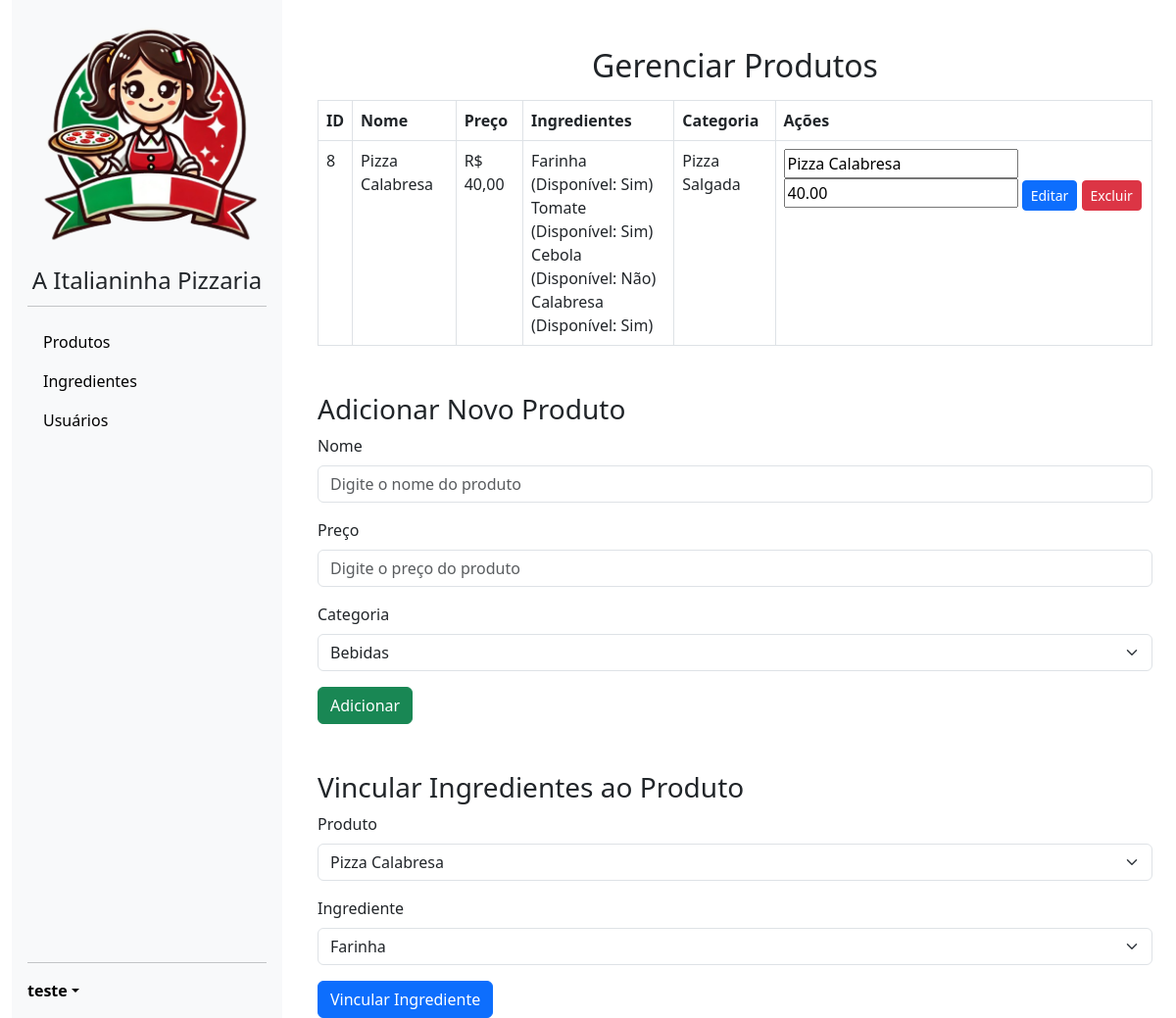
The page /produtos.php (signed in) on the database as committed earlier.
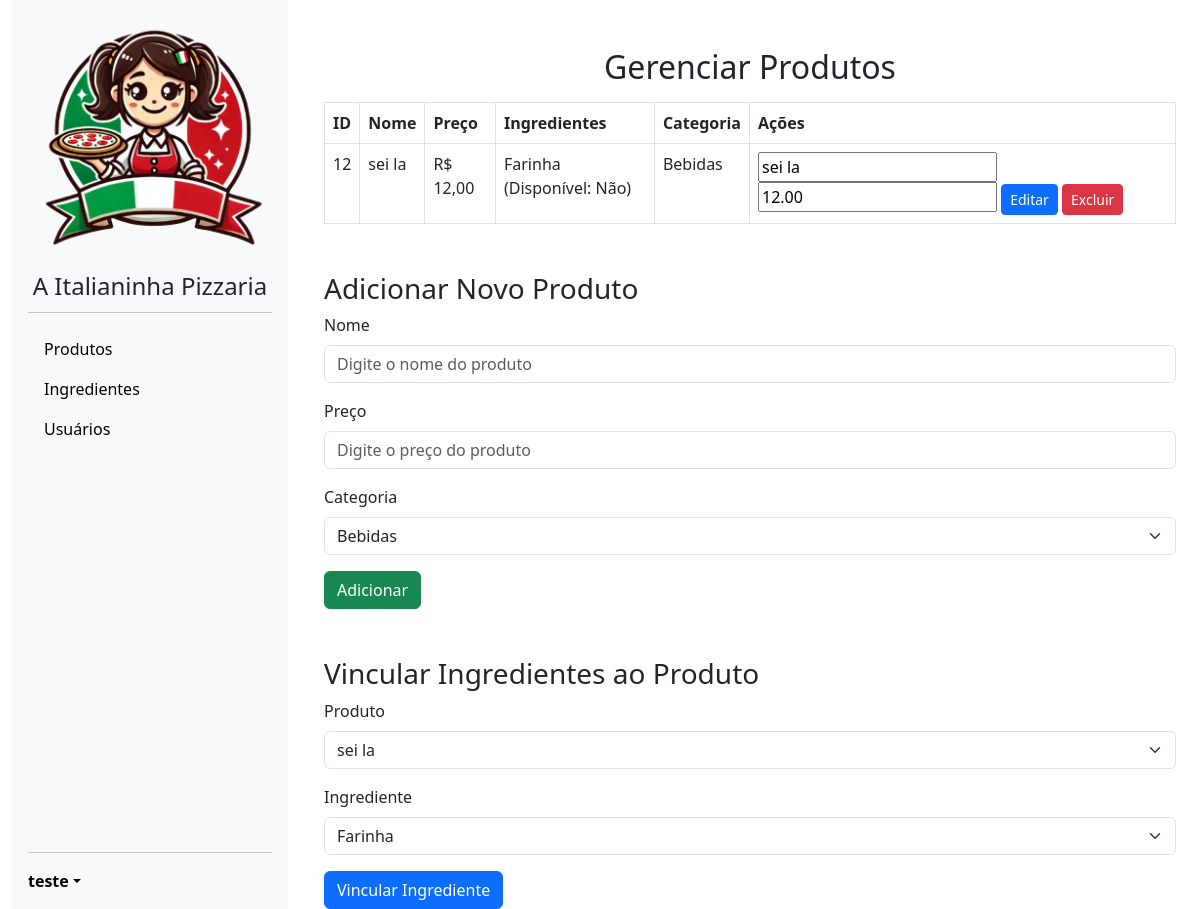
The same page on the database as committed later.
### tables this page shows
CREATE TABLE `produto` (
  `Id_Produto` int(11) NOT NULL,
  `Nome` varchar(100) NOT NULL,
  `DataCriacao` date DEFAULT curdate(),
  `Preco` decimal(10,2) NOT NULL,
  `Descricao` text DEFAULT NULL,
  `Disponivel` tinyint(1) DEFAULT 1,
  `Id_Categoria` int(11) DEFAULT NULL
);

CREATE TABLE `ingrediente` (
  `Id_ingrediente` int(11) NOT NULL,
  `Nome` varchar(100) NOT NULL,
  `Disponivel` tinyint(1) DEFAULT 1
);

CREATE TABLE `categoria` (
  `Id_Categoria` int(11) NOT NULL,
  `Nome` varchar(50) NOT NULL
);

### web/produtos.php (called while the page is built, shortened)
<?php
include './components/layout.php';
?>

### web/classes/manipulaProduto.php (called while the page is built, shortened)
<?php
require_once 'conexaoBanco.php';
class manipulaProduto
{
    private $conexao;
    public function __construct()
    {
        $this->conexao = new conexaoBanco();
    }
    public function __destruct()
    {
        $this->conexao = null;
    }
    public function listaProduto()
    {
        $sql = "select p.nome, p.descricao, p.preco, p.id_produto, c.nome as categoria
        from produto p
        inner join categoria c on p.id_categoria = c.id_categoria";
        $stmt = $this->conexao->conectar()->query($sql);
        return $stmt->fetchAll();
    }
}
?>

### web/classes/conexaoBanco.php (called while the page is built)
<?php
class conexaoBanco
{
    private $host = "localhost";
    private $dbname = "banco";
    private $username = "root";
    private $password = "";
    private $conexao;
    public function conectar()
    {
        if ($this->conexao === null)
        {
            try
            {
                $this->conexao = new PDO("mysql:host={$this->host};dbname={$this->dbname}",
                $this->username,
                $this->password
                );
            }
            catch (PDOException $e)
            {
                echo "Erro na conexão: " . $e->getMessage();
                exit;
            }
        }
        return $this->conexao;
    }
}
?>

### web/produtosContent.php (the view, shortened to what the changed rows need)
<?php
require_once './classes/manipulaProduto.php';
$manipulaProduto = new manipulaProduto();
$produtos = $manipulaProduto->listaProduto();
?>
<!DOCTYPE html>
<html lang="pt-BR">
<head>
    <link rel="stylesheet" href="https://cdn.jsdelivr.net/npm/bootstrap@5.3.0/dist/css/bootstrap.min.css">
</head>
<body>
    <div class="container mt-5">
        <h2 class="text-center">Gerenciar Produtos</h2>
        <table class="table table-bordered mt-3">
            <thead>
                <tr>
                    <th>ID</th>
                    <th>Nome</th>
                    <th>Preço</th>
                    <th>Ingredientes</th>
                    <th>Categoria</th>
                    <th>Ações</th>
                </tr>
            </thead>
            <tbody>
                <?php foreach ($produtos as $produto): ?>
                <tr>
                    <td><?= $produto['id_produto'] ?></td>
                    <td><?= htmlspecialchars($produto['nome']) ?></td>
                    <td>R$ <?= number_format($produto['preco'], 2, ',', '.') ?></td>
                    <td>
                        <?php
                        $sql = "select i.nome, i.disponivel
                                from ingrediente i
                                join produto_ingrediente pi on pi.id_ingrediente = i.id_ingrediente
                                where pi.id_produto = ?";
                        $stmt = (new conexaoBanco())->conectar()->prepare($sql);
                        $stmt->execute([$produto['id_produto']]);
                        $ingredientesProduto = $stmt->fetchAll(PDO::FETCH_ASSOC);
                        if ($ingredientesProduto) {
                            foreach ($ingredientesProduto as $ingrediente) {
                                echo htmlspecialchars($ingrediente['nome']) . " (Disponível: " . ($ingrediente['disponivel'] ? "Sim" : "Não") . ")<br>";
                            }
                        } else {
                            echo "Nenhum ingrediente vinculado.";
                        }
                        ?>
                    </td>
                    <td><?= htmlspecialchars($produto['categoria']) ?></td>
                    <td>
                        <form method="post" style="display:inline;">
                            <input type="text" name="nome" placeholder="Nome" required value="<?= $produto['nome'] ?>">
                            <input type="number" name="preco" placeholder="Preço" required step="0.01" value="<?= $produto['preco'] ?>">
                            <button class="btn btn-primary btn-sm">Editar</button>
                        </form>
                        <form method="post" style="display:inline;" onsubmit="return confirm('Deseja realmente excluir este produto?');">
                            <button class="btn btn-danger btn-sm">Excluir</button>
                        </form>
                    </td>
                </tr>
                <?php endforeach; ?>
            </tbody>
        </table>
        <form method="post" autocomplete="off">
            <div class="mb-3">
                <label for="id_produto" class="form-label">Produto</label>
                <select name="id_produto" id="id_produto" class="form-select" required>
                    <?php foreach ($produtos as $produto): ?>
                        <option value="<?= $produto['id_produto'] ?>">
                            <?= htmlspecialchars($produto['nome']) ?>
                        </option>
                    <?php endforeach; ?>
                </select>
            </div>
        </form>
    </div>
</body>
</html>

Rows that differ between the two databases and show on the page:
removed produto: Id_Produto "8", Nome "Pizza Calabresa", Preco "40,00", Id_Categoria.Nome "Pizza Salgada", nome "Pizza Calabresa", preco "40.00", ingrediente (Nome "Farinha", Disponivel "Sim")
no longer on this page (row unchanged): ingrediente: Nome "Tomate", Disponivel "Sim", shown under "8"
no longer on this page (row edited): ingrediente: Nome "Cebola", Disponivel "Não", shown under "8"
no longer on this page (row unchanged): ingrediente: Nome "Calabresa", Disponivel "Sim", shown under "8"
added produto: Id_Produto "12", Nome "sei la", Preco "12,00", Id_Categoria.Nome "Bebidas", nome "sei la", preco "12.00", ingrediente (Nome "Farinha", Disponivel "Não")
Other text that changed with them:
form field id_produto: "Pizza Calabresa" → "sei la"
